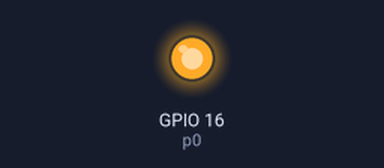
A program run on a simulated ESP32 board running MicroPython. Shown: output pins drawn as LEDs (lit = HIGH).

Above: at 1.0 s.
At 3.0 s:
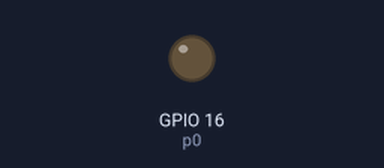
Timing chart, 0 to 5.2 s (numbered marks = the images above):
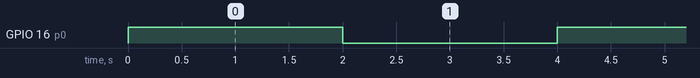

Measured:
- by itself, GPIO 16 (p0): alternates HIGH for 2.0 s and LOW for 2.0 s

The program:

LightOnOFF.py
```python
from machine import Pin
import time
p0 = Pin(16, Pin.OUT)    # create output pin on GPIO0
while True:
      p0.on()                # set pin to "on" (high) level
      time.sleep(2)           # sleep for 2 second
      p0.off()                # set pin to "off" (low) level
      time.sleep(2)           # sleep for 2 second
      p0.on()
```
